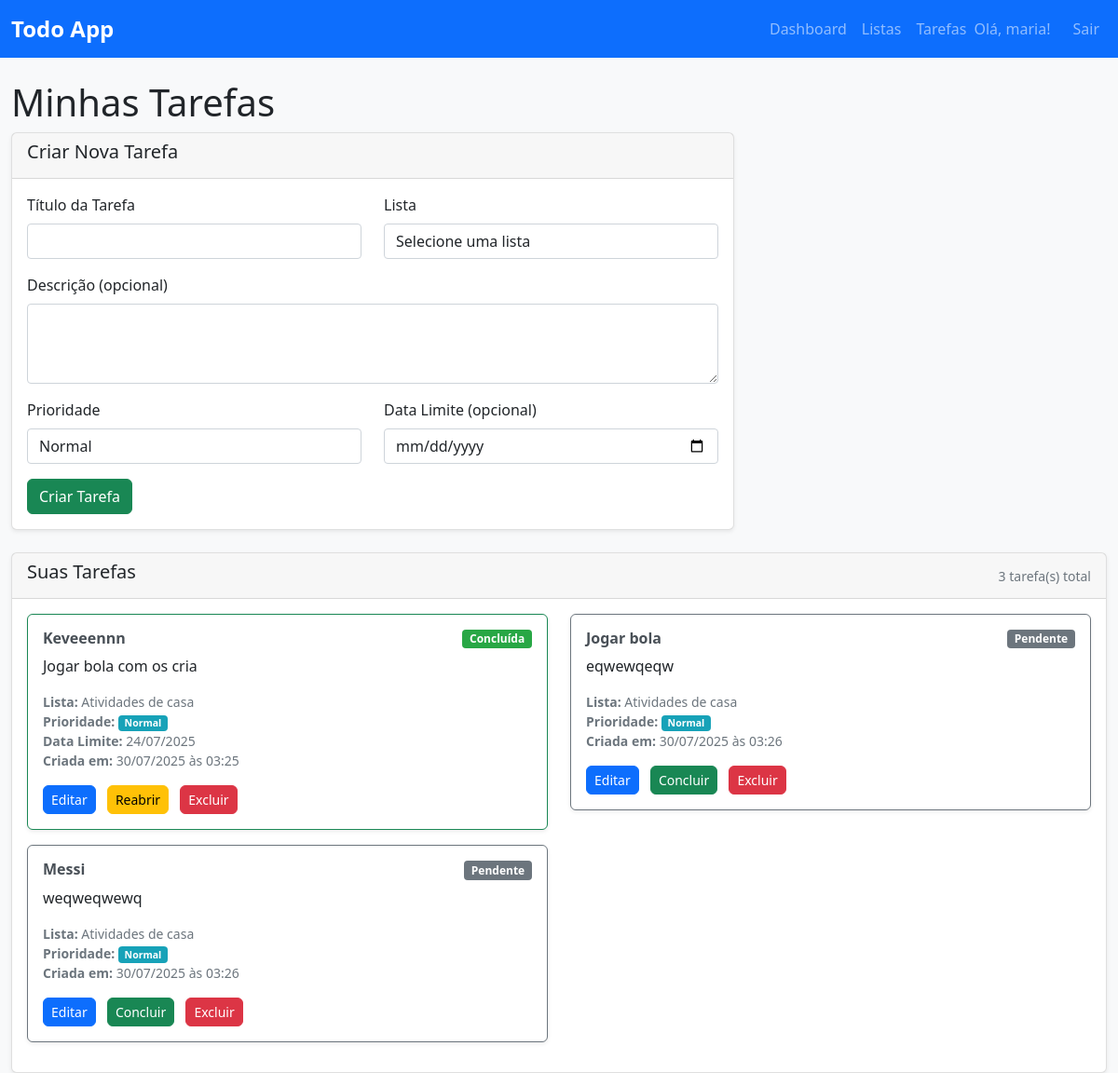
The page /tarefas (signed in) on the database its author committed.
### models/usuario.py (models this page shows, shortened)
class Usuario(UserMixin, db.Model):
    __tablename__ = 'usuario'
    id = db.Column(db.Integer, primary_key=True)
    nome_usuario = db.Column(db.String(64), unique=True, nullable=False)
    email = db.Column(db.String(120), unique=True, nullable=False)
    senha_hash = db.Column(db.String(128), nullable=False)
    listas = db.relationship('Lista', backref='dono', lazy=True)
    tarefas = db.relationship('Tarefa', backref='usuario', lazy=True)
    comentarios = db.relationship('Comentario', backref='usuario', lazy=True)

### models/outros_models.py (models this page shows, shortened)
class Tarefa(db.Model):
    __tablename__ = 'tarefa'
    id = db.Column(db.Integer, primary_key=True)
    titulo = db.Column(db.String(200), nullable=False)
    descricao = db.Column(db.Text)
    data_limite = db.Column(db.DateTime)
    concluida = db.Column(db.Boolean, default=False)
    prioridade = db.Column(db.String(20), default='Normal')  # Baixa, Normal, Alta, Urgente
    criada_em = db.Column(db.DateTime, default=datetime.utcnow)
    atualizada_em = db.Column(db.DateTime, default=datetime.utcnow, onupdate=datetime.utcnow)
    lista_id = db.Column(db.Integer, db.ForeignKey('lista.id'), nullable=False)
    usuario_id = db.Column(db.Integer, db.ForeignKey('usuario.id'), nullable=False)
    etiquetas = db.relationship('Etiqueta', secondary=tarefa_etiqueta, back_populates='tarefas')
    comentarios = db.relationship('Comentario', backref='tarefa', lazy=True)

class Lista(db.Model):
    __tablename__ = 'lista'
    id = db.Column(db.Integer, primary_key=True)
    nome = db.Column(db.String(120), nullable=False)
    usuario_id = db.Column(db.Integer, db.ForeignKey('usuario.id'), nullable=False)
    tarefas = db.relationship('Tarefa', backref='lista', lazy=True)

### controllers/main_controller.py (the view)
@main_bp.route('/tarefas')
@login_required
def tarefas():
    tarefas_usuario = Tarefa.query.filter_by(usuario_id=current_user.id).all()
    listas_usuario = Lista.query.filter_by(usuario_id=current_user.id).all()
    return render_template('main/tarefas.html', tarefas=tarefas_usuario, listas=listas_usuario)

### app.py (called while the page is built)
def create_app():
    app = Flask(__name__)
    app.config['SECRET_KEY'] = 'sua-chave-secreta-aqui'  # Mude isso para produção
    app.config['SQLALCHEMY_DATABASE_URI'] = 'sqlite:///todo_app.db'  # Banco SQLite
    app.config['SQLALCHEMY_TRACK_MODIFICATIONS'] = False
    db.init_app(app)
    login_manager = LoginManager()
    login_manager.init_app(app)
    login_manager.login_view = 'auth.login'  # Página de login
    login_manager.login_message = 'Por favor, faça login para acessar esta página.'
    @login_manager.user_loader
    def load_user(user_id):
        return Usuario.query.get(int(user_id))
    app.register_blueprint(auth_bp)
    app.register_blueprint(main_bp)
    with app.app_context():
        db.create_all()
    return app

### templates/main/tarefas.html (shortened to what this page needs)
{% extends "base.html" %}
{% block content %}
<div class="row">
    <div class="col-12">
        <h1>Minhas Tarefas</h1>
    </div>
</div>
<div class="row mb-4">
    <div class="col-md-8">
        <div class="card">
            <div class="card-header">
                <h5>Criar Nova Tarefa</h5>
            </div>
            <div class="card-body">
                <form method="POST" action="{{ url_for('main.nova_tarefa') }}">
                    <div class="row">
                        <div class="col-md-6">
                            <div class="mb-3">
                                <label for="titulo" class="form-label">Título da Tarefa</label>
                                <input type="text" class="form-control" id="titulo" name="titulo" required>
                            </div>
                        </div>
                        <div class="col-md-6">
                            <div class="mb-3">
                                <label for="lista_id" class="form-label">Lista</label>
                                <select class="form-control" id="lista_id" name="lista_id" required>
                                    <option value="">Selecione uma lista</option>
                                </select>
                            </div>
                        </div>
                    </div>
                    <div class="mb-3">
                        <label for="descricao" class="form-label">Descrição (opcional)</label>
                        <textarea class="form-control" id="descricao" name="descricao" rows="3"></textarea>
                    </div>
                    <div class="row">
                        <div class="col-md-6">
                            <div class="mb-3">
                                <label for="prioridade" class="form-label">Prioridade</label>
                                <select class="form-control" id="prioridade" name="prioridade">
                                    <option value="Normal" selected>Normal</option>
                                </select>
                            </div>
                        </div>
                        <div class="col-md-6">
                            <div class="mb-3">
                                <label for="data_limite" class="form-label">Data Limite (opcional)</label>
                                <input type="date" class="form-control" id="data_limite" name="data_limite">
                            </div>
                        </div>
                    </div>
                    <button type="submit" class="btn btn-success">Criar Tarefa</button>
                </form>
            </div>
        </div>
    </div>
</div>
<div class="row">
    <div class="col-12">
        <div class="card">
            <div class="card-header d-flex justify-content-between align-items-center">
                <h5>Suas Tarefas</h5>
                <small class="text-muted">{{ tarefas|length }} tarefa(s) total</small>
            </div>
            <div class="card-body">
                {% if tarefas %}
                    <div class="row">
                        {% for tarefa in tarefas %}
                        <div class="col-md-6 mb-3">
                            <div class="card {{ 'border-success' if tarefa.concluida else 'border-secondary' }}">
                                <div class="card-body">
                                    <div class="d-flex justify-content-between align-items-start">
                                        <h6 class="card-title">{{ tarefa.titulo }}</h6>
                                        <span class="badge bg-{{ 'success' if tarefa.concluida else 'secondary' }}">
                                            {{ 'Concluída' if tarefa.concluida else 'Pendente' }}
                                        </span>
                                    </div>
                                    {% if tarefa.descricao %}
                                    <p class="card-text">{{ tarefa.descricao[:100] }}{% if tarefa.descricao|length > 100 %}...{% endif %}</p>
                                    {% endif %}
                                    <div class="row text-muted small">
                                        <div class="col-12">
                                            <strong>Lista:</strong> {{ tarefa.lista.nome }}
                                        </div>
                                        <div class="col-12">
                                            <strong>Prioridade:</strong>
                                            <span class="badge bg-{{ 'danger' if tarefa.prioridade == 'Urgente'
                                                                    else 'warning' if tarefa.prioridade == 'Alta'
                                                                    else 'info' if tarefa.prioridade == 'Normal'
                                                                    else 'secondary' }}">
                                                {{ tarefa.prioridade }}
                                            </span>
                                        </div>
                                        {% if tarefa.data_limite %}
                                        <div class="col-12">
                                            <strong>Data Limite:</strong> {{ tarefa.data_limite.strftime('%d/%m/%Y') }}
                                        </div>
                                        {% endif %}
                                        <div class="col-12">
                                            <strong>Criada em:</strong> {{ tarefa.criada_em.strftime('%d/%m/%Y às %H:%M') }}
                                        </div>
                                    </div>
                                    <div class="mt-3">
                                        <a href="{{ url_for('main.editar_tarefa', tarefa_id=tarefa.id) }}" class="btn btn-sm btn-primary">
                                            Editar
                                        </a>
                                        <form method="POST" action="{{ url_for('main.concluir_tarefa', tarefa_id=tarefa.id) }}" style="display: inline;">
                                            <button type="submit" class="btn btn-sm btn-{{ 'warning' if tarefa.concluida else 'success' }} ms-2">
                                                {{ 'Reabrir' if tarefa.concluida else 'Concluir' }}
                                            </button>
                                        </form>
                                        <form method="POST" action="{{ url_for('main.excluir_tarefa', tarefa_id=tarefa.id) }}"
                                              style="display: inline;"
                                              onsubmit="return confirm('Tem certeza que deseja excluir esta tarefa?')">
                                            <button type="submit" class="btn btn-sm btn-danger ms-2">
                                                Excluir
                                            </button>
                                        </form>
                                    </div>
                                </div>
                            </div>
                        </div>
                        {% endfor %}
                    </div>
                {% endif %}
            </div>
        </div>
    </div>
</div>
{% endblock %}

### templates/base.html (shortened to what this page needs)
<!DOCTYPE html>
<html lang="pt-BR">
<head>
    <link href="https://cdnjs.cloudflare.com/ajax/libs/bootstrap/5.1.3/css/bootstrap.min.css" rel="stylesheet">
    <link href="{{ url_for('static', filename='css/style.css') }}" rel="stylesheet">
</head>
<body>
    <nav class="navbar navbar-expand-lg navbar-dark bg-primary">
        <div class="container">
            <a class="navbar-brand" href="{{ url_for('main.index') }}">Todo App</a>
            {% if current_user.is_authenticated %}
            <div class="navbar-nav ms-auto">
                <a class="nav-link" href="{{ url_for('main.index') }}">Dashboard</a>
                <a class="nav-link" href="{{ url_for('main.listas') }}">Listas</a>
                <a class="nav-link" href="{{ url_for('main.tarefas') }}">Tarefas</a>
                <span class="navbar-text me-3">Olá, {{ current_user.nome_usuario }}!</span>
                <a class="nav-link" href="{{ url_for('auth.logout') }}">Sair</a>
            </div>
            {% endif %}
        </div>
    </nav>
    <div class="container mt-4">
        {% block content %}{% endblock %}
    </div>
</body>
</html>

### static/css/style.css (style rules this page uses)
body { background-color: #f8f9fa; font-family: 'Segoe UI', Tahoma, Geneva, Verdana, sans-serif; }
.navbar-brand { font-weight: bold; font-size: 1.5rem; }
.card { box-shadow: 0 0.125rem 0.25rem rgba(0, 0, 0, 0.075); border: 1px solid rgba(0, 0, 0, 0.125); border-radius: 0.375rem; }
.card-body h6 { margin-bottom: 0.5rem; }
.badge { font-size: 0.75em; }
.form-label { font-weight: 500; margin-bottom: 0.5rem; }
.card-title { color: #495057; font-weight: 600; }
.badge.bg-success { background-color: #28a745 !important; }
.badge.bg-info { background-color: #17a2b8 !important; }
.badge.bg-secondary { background-color: #6c757d !important; }
.btn { border-radius: 0.375rem; font-weight: 500; }
.container { max-width: 1200px; }
.text-muted { color: #6c757d !important; }

### rows shown on the page
Usuario: nome_usuario "maria"
Tarefa: titulo "Keveeennn", concluida "Concluída", descricao "Jogar bola com os cria", lista.nome "Atividades de casa", prioridade "Normal", data_limite "24/07/2025", criada_em "30/07/2025 às 03:25", concluida "Reabrir"
Tarefa: titulo "Jogar bola", concluida "Pendente", descricao "eqwewqeqw", lista.nome "Atividades de casa", prioridade "Normal", criada_em "30/07/2025 às 03:26", concluida "Concluir"
Tarefa: titulo "Messi", concluida "Pendente", descricao "weqweqwewq", lista.nome "Atividades de casa", prioridade "Normal", criada_em "30/07/2025 às 03:26", concluida "Concluir"

### other values the page prints
{{ tarefas|length }} "3"
